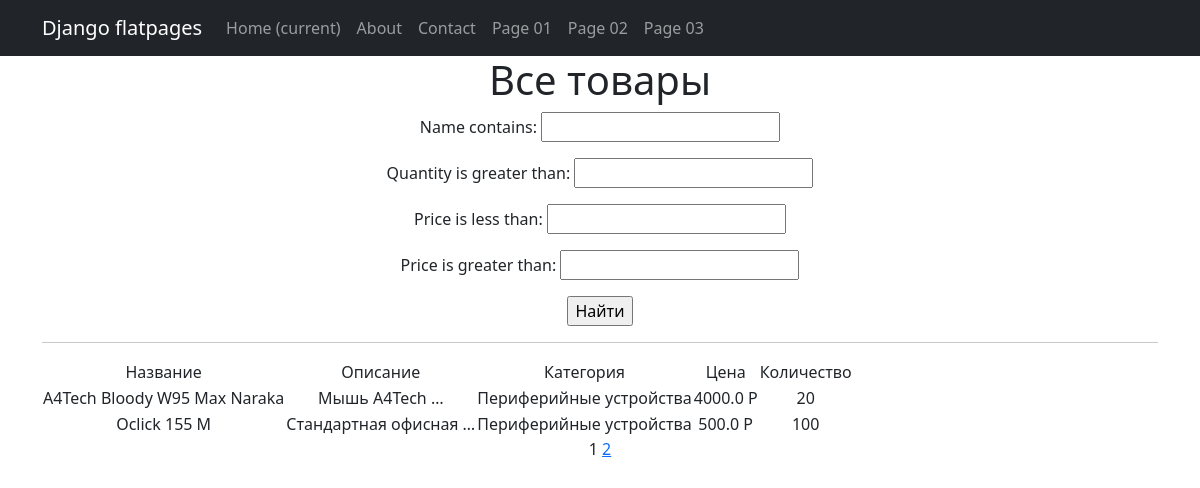
Screenshot of /products/ with the database file from the repository.
### simpleapp/models.py (models this page shows, shortened)
class Product(models.Model):
    name = models.CharField(
        max_length=50,
        unique=True, # названия товаров не должны повторяться
    )
    description = models.TextField()
    quantity = models.IntegerField(
        validators=[MinValueValidator(0)],
    )
    category = models.ForeignKey(
        to='Category',
        on_delete=models.CASCADE,
        related_name='products', # все продукты в категории будут доступны через поле products
    )
    price = models.FloatField(
        validators=[MinValueValidator(0.0)],
    )

class Category(models.Model):
    name = models.CharField(max_length=100, unique=True)

### simpleapp/views.py (the view)
# urls.py: path('', ProductsList.as_view(), name='product_list'),
class ProductsList(ListView):
    model = Product
    ordering = 'name'
    template_name = 'products.html'
    context_object_name = 'products'
    paginate_by = 2  # вот так мы можем указать количество записей на странице
    def get_queryset(self):
        queryset = super().get_queryset()
        self.filterset = ProductFilter(self.request.GET, queryset)
        return self.filterset.qs
    def get_context_data(self, **kwargs):
        context = super().get_context_data(**kwargs)
        context['filterset'] = self.filterset
        return context

### simpleapp/templatetags/custom_filters.py (called while the page is built)
@register.filter()
def currency(value, code='rub'):
   postfix = CURRENCIES_SYMBOLS[code]
   return f'{value} {postfix}'

### simpleapp/templatetags/custom_tags.py (called while the page is built)
@register.simple_tag(takes_context=True)
def url_replace(context, **kwargs):
   d = context['request'].GET.copy()
   for k, v in kwargs.items():
       d[k] = v
   return d.urlencode()

### templates/products.html (shortened to what this page needs)
{% extends 'flatpages/default.html' %}
{% load custom_filters %}
{% load custom_tags %}
{% block content %}
   <h1>Все товары</h1>
   <form action="" method="get">
       {{ filterset.form.as_p }}
       <input type="submit" value="Найти" />
   </form>
   <hr>
   {% if products %}
       <table>
           <tr>
               <td>Название</td>
               <td>Описание</td>
               <td>Категория</td>
               <td>Цена</td>
               <td>Количество</td>
           </tr>
           {% for product in products %}
           <tr>
               <td>{{ product.name }}</td>
               <td>{{ product.description|truncatewords:2 }}</td>
               <td>{{ product.category.name }}</td>
               <td>{{ product.price|currency }}</td>
               <td>{{ product.quantity }}</td>
           </tr>
           {% endfor %}
       </table>
   {% else %}
       <h2>Товаров нет!</h2>
   {% endif %}
   {{ page_obj.number }}
   {% if page_obj.has_next %}
       <a href="?{% url_replace page=page_obj.next_page_number %}">{{ page_obj.next_page_number }}</a>
   {% endif %}
{% endblock content %}

### rows the page displays
Product: name "A4Tech Bloody W95 Max Naraka", description "Мышь A4Tech …", category.name "Периферийные устройства", price "4000.0 Р", quantity "20"
Product: name "Oclick 155 M", description "Стандартная офисная …", category.name "Периферийные устройства", price "500.0 Р", quantity "100"

### other values shown
{{ page_obj.number }} "1"
{{ page_obj.next_page_number }} "2"
